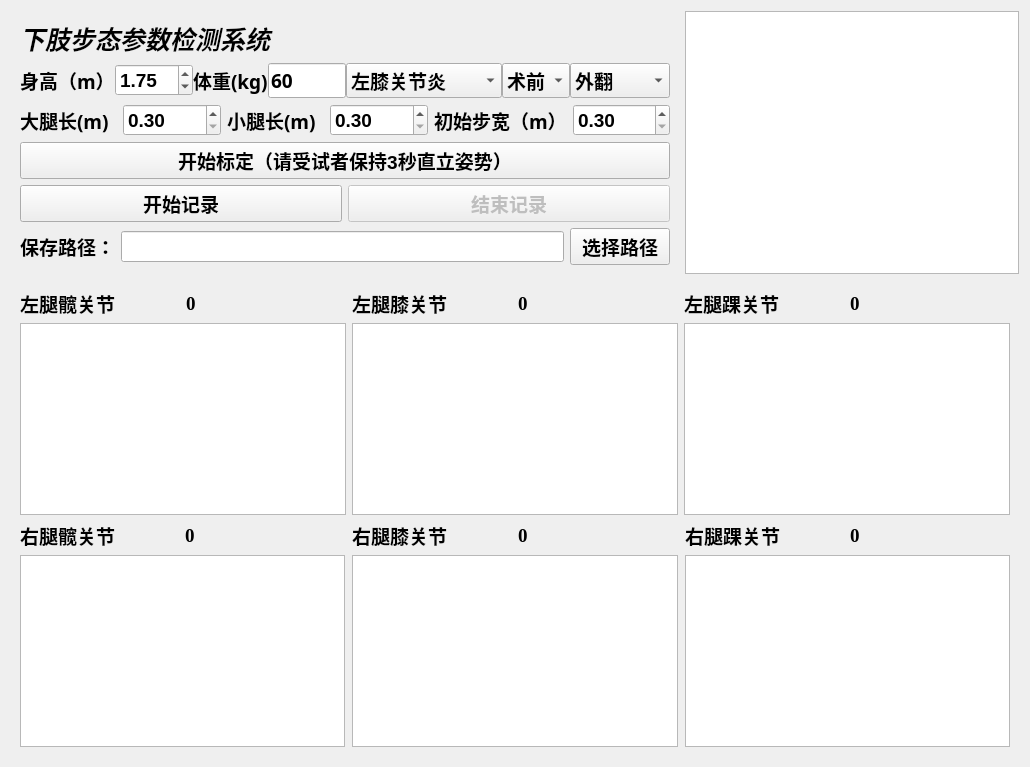
      <widget class="QWidget" name="tab_3">
       <attribute name="title">
        <string>数据记录与保存</string>
       </attribute>
       <layout class="QGridLayout" name="gridLayout_5">
        <item row="0" column="0">
         <layout class="QHBoxLayout" name="horizontalLayout_33" stretch="14,7">
          <item>
           <widget class="QWidget" name="widget_2" native="true">
            <property name="sizePolicy">
             <sizepolicy hsizetype="Minimum" vsizetype="Preferred">
              <horstretch>0</horstretch>
              <verstretch>0</verstretch>
             </sizepolicy>
            </property>
            <property name="minimumSize">
             <size>
              <width>500</width>
              <height>0</height>
             </size>
            </property>
            <property name="font">
             <font>
              <pointsize>14</pointsize>
              <weight>75</weight>
              <bold>true</bold>
             </font>
            </property>
            <layout class="QGridLayout" name="gridLayout_6">
             <item row="0" column="0">
              <widget class="QLabel" name="label_calculation">
               <property name="sizePolicy">
                <sizepolicy hsizetype="Minimum" vsizetype="Preferred">
                 <horstretch>0</horstretch>
                 <verstretch>0</verstretch>
                </sizepolicy>
               </property>
               <property name="minimumSize">
                <size>
                 <width>480</width>
                 <height>0</height>
                </size>
               </property>
               <property name="maximumSize">
                <size>
                 <width>16777215</width>
                 <height>60</height>
                </size>
               </property>
               <property name="font">
                <font>
                 <family>黑体</family>
                 <pointsize>19</pointsize>
                 <weight>75</weight>
                 <italic>true</italic>
                 <bold>true</bold>
                </font>
               </property>
               <property name="text">
                <string>下肢步态参数检测系统</string>
               </property>
              </widget>
             </item>
             <item row="6" column="0">
              <layout class="QHBoxLayout" name="horizontalLayout_28">
               <item>
                <widget class="QLabel" name="label">
                 <property name="font">
                  <font>
                   <pointsize>14</pointsize>
                   <weight>75</weight>
                   <bold>true</bold>
                  </font>
                 </property>
                 <property name="text">
                  <string>保存路径：</string>
                 </property>
                </widget>
               </item>
               <item>
                <widget class="QLineEdit" name="lineEdit_save_path">
                 <property name="font">
                  <font>
                   <pointsize>14</pointsize>
                   <weight>75</weight>
                   <bold>true</bold>
                  </font>
                 </property>
                </widget>
               </item>
               <item>
                <widget class="QPushButton" name="pushButton_select_path">
                 <property name="minimumSize">
                  <size>
                   <width>100</width>
                   <height>0</height>
                  </size>
                 </property>
                 <property name="font">
                  <font>
                   <pointsize>14</pointsize>
                   <weight>75</weight>
                   <bold>true</bold>
                  </font>
                 </property>
                 <property name="text">
                  <string>选择路径</string>
                 </property>
                </widget>
               </item>
              </layout>
             </item>
             <item row="4" column="0">
              <widget class="QPushButton" name="pushButton_standard">
               <property name="sizePolicy">
                <sizepolicy hsizetype="Minimum" vsizetype="Expanding">
                 <horstretch>0</horstretch>
                 <verstretch>0</verstretch>
                </sizepolicy>
               </property>
               <property name="minimumSize">
                <size>
                 <width>460</width>
                 <height>0</height>
                </size>
               </property>
               <property name="maximumSize">
                <size>
                 <width>16777215</width>
                 <height>45</height>
                </size>
               </property>
               <property name="font">
                <font>
                 <pointsize>14</pointsize>
                 <weight>75</weight>
                 <bold>true</bold>
                </font>
               </property>
               <property name="text">
                <string>开始标定（请受试者保持3秒直立姿势）</string>
               </property>
              </widget>
             </item>
             <item row="5" column="0">
              <layout class="QHBoxLayout" name="horizontalLayout_29">
               <item>
                <widget class="QPushButton" name="pushButton_begin_record">
                 <property name="sizePolicy">
                  <sizepolicy hsizetype="Minimum" vsizetype="Preferred">
                   <horstretch>0</horstretch>
                   <verstretch>0</verstretch>
                  </sizepolicy>
                 </property>
                 <property name="minimumSize">
                  <size>
                   <width>230</width>
                   <height>0</height>
                  </size>
                 </property>
                 <property name="maximumSize">
                  <size>
                   <width>16777215</width>
                   <height>40</height>
                  </size>
                 </property>
                 <property name="font">
                  <font>
                   <pointsize>14</pointsize>
                   <weight>75</weight>
                   <bold>true</bold>
                  </font>
                 </property>
                 <property name="text">
                  <string>开始记录</string>
                 </property>
                </widget>
               </item>
               <item>
                <widget class="QPushButton" name="pushButton_end_record">
                 <property name="enabled">
                  <bool>false</bool>
                 </property>
                 <property name="sizePolicy">
                  <sizepolicy hsizetype="Minimum" vsizetype="Preferred">
                   <horstretch>0</horstretch>
                   <verstretch>0</verstretch>
                  </sizepolicy>
                 </property>
                 <property name="minimumSize">
                  <size>
                   <width>230</width>
                   <height>0</height>
                  </size>
                 </property>
                 <property name="maximumSize">
                  <size>
                   <width>16777215</width>
                   <height>40</height>
                  </size>
                 </property>
                 <property name="font">
                  <font>
                   <pointsize>14</pointsize>
                   <weight>75</weight>
                   <bold>true</bold>
                  </font>
                 </property>
                 <property name="text">
                  <string>结束记录</string>
                 </property>
                </widget>
               </item>
              </layout>
             </item>
             <item row="2" column="0">
              <layout class="QHBoxLayout" name="horizontalLayout_32" stretch="1,2,1,2,4,1,1">
               <property name="spacing">
                <number>0</number>
               </property>
               <item>
                <widget class="QLabel" name="label_height">
                 <property name="font">
                  <font>
                   <family>宋体</family>
                   <pointsize>14</pointsize>
                   <weight>75</weight>
                   <bold>true</bold>
                  </font>
                 </property>
                 <property name="text">
                  <string>身高（m）</string>
                 </property>
                </widget>
               </item>
               <item>
                <widget class="QDoubleSpinBox" name="doubleSpinBox_height">
                 <property name="font">
                  <font>
                   <pointsize>14</pointsize>
                   <weight>75</weight>
                   <bold>true</bold>
                  </font>
                 </property>
                 <property name="focusPolicy">
                  <enum>Qt::NoFocus</enum>
                 </property>
                 <property name="minimum">
                  <double>1.000000000000000</double>
                 </property>
                 <property name="maximum">
                  <double>2.500000000000000</double>
                 </property>
                 <property name="singleStep">
                  <double>0.010000000000000</double>
                 </property>
                 <property name="value">
                  <double>1.750000000000000</double>
                 </property>
                </widget>
               </item>
               <item>
                <widget class="QLabel" name="label_weight">
                 <property name="font">
                  <font>
                   <family>宋体</family>
                   <pointsize>14</pointsize>
                   <weight>75</weight>
                   <bold>true</bold>
                  </font>
                 </property>
                 <property name="text">
                  <string>体重(kg)</string>
                 </property>
                </widget>
               </item>
               <item>
                <widget class="QLineEdit" name="lineEdit">
                 <property name="font">
                  <font>
                   <family>宋体</family>
                   <pointsize>14</pointsize>
                   <weight>75</weight>
                   <bold>true</bold>
                  </font>
                 </property>
                 <property name="text">
                  <string>60</string>
                 </property>
                 <property name="maxLength">
                  <number>32768</number>
                 </property>
                </widget>
               </item>
               <item>
                <widget class="QComboBox" name="comboBox_OAKnee">
                 <property name="sizePolicy">
                  <sizepolicy hsizetype="Minimum" vsizetype="Maximum">
                   <horstretch>0</horstretch>
                   <verstretch>0</verstretch>
                  </sizepolicy>
                 </property>
                 <property name="minimumSize">
                  <size>
                   <width>100</width>
                   <height>0</height>
                  </size>
                 </property>
                 <property name="font">
                  <font>
                   <family>宋体</family>
                   <pointsize>14</pointsize>
                   <weight>75</weight>
                   <bold>true</bold>
                  </font>
                 </property>
                 <property name="iconSize">
                  <size>
                   <width>20</width>
                   <height>16</height>
                  </size>
                 </property>
                 <item>
                  <property name="text">
                   <string>左膝关节炎</string>
                  </property>
                 </item>
                 <item>
                  <property name="text">
                   <string>右膝关节炎</string>
                  </property>
                 </item>
                </widget>
               </item>
               <item>
                <widget class="QComboBox" name="comboBox_OATime">
                 <property name="sizePolicy">
                  <sizepolicy hsizetype="Minimum" vsizetype="Maximum">
                   <horstretch>0</horstretch>
                   <verstretch>0</verstretch>
                  </sizepolicy>
                 </property>
                 <property name="font">
                  <font>
                   <family>宋体</family>
                   <pointsize>14</pointsize>
                   <weight>75</weight>
                   <bold>true</bold>
                  </font>
                 </property>
                 <item>
                  <property name="text">
                   <string>术前</string>
                  </property>
                 </item>
                 <item>
                  <property name="text">
                   <string>术后</string>
                  </property>
                 </item>
                </widget>
               </item>
               <item>
                <widget class="QComboBox" name="comboBox_OAShape">
                 <property name="sizePolicy">
                  <sizepolicy hsizetype="Minimum" vsizetype="Maximum">
                   <horstretch>0</horstretch>
                   <verstretch>0</verstretch>
                  </sizepolicy>
                 </property>
                 <property name="minimumSize">
                  <size>
                   <width>100</width>
                   <height>0</height>
                  </size>
                 </property>
                 <property name="font">
                  <font>
                   <family>宋体</family>
                   <pointsize>14</pointsize>
                   <weight>75</weight>
                   <bold>true</bold>
                  </font>
                 </property>
                 <property name="iconSize">
                  <size>
                   <width>20</width>
                   <height>16</height>
                  </size>
                 </property>
                 <item>
                  <property name="text">
                   <string>外翻</string>
                  </property>
                 </item>
                 <item>
                  <property name="text">
                   <string>内翻</string>
                  </property>
                 </item>
                 <item>
                  <property name="text">
                   <string>中立</string>
                  </property>
                 </item>
                 <item>
                  <property name="text">
                   <string>屈曲挛缩</string>
                  </property>
                 </item>
                </widget>
               </item>
              </layout>
             </item>
             <item row="3" column="0">
              <layout class="QHBoxLayout" name="horizontalLayout_30">
               <item>
                <widget class="QLabel" name="label_thigh_length_2">
                 <property name="font">
                  <font>
                   <family>宋体</family>
                   <pointsize>14</pointsize>
                   <weight>75</weight>
                   <bold>true</bold>
                  </font>
                 </property>
                 <property name="text">
                  <string>大腿长(m)</string>
                 </property>
                </widget>
               </item>
               <item>
                <widget class="QDoubleSpinBox" name="doubleSpinBox_thigh_length_data">
                 <property name="font">
                  <font>
                   <pointsize>14</pointsize>
                   <weight>75</weight>
                   <bold>true</bold>
                  </font>
                 </property>
                 <property name="focusPolicy">
                  <enum>Qt::NoFocus</enum>
                 </property>
                 <property name="minimum">
                  <double>0.300000000000000</double>
                 </property>
                 <property name="maximum">
                  <double>1.000000000000000</double>
                 </property>
                 <property name="singleStep">
                  <double>0.010000000000000</double>
                 </property>
                </widget>
               </item>
               <item>
                <widget class="QLabel" name="label_right_swing_3">
                 <property name="font">
                  <font>
                   <family>宋体</family>
                   <pointsize>14</pointsize>
                   <weight>75</weight>
                   <bold>true</bold>
                  </font>
                 </property>
                 <property name="text">
                  <string>小腿长(m)</string>
                 </property>
                </widget>
               </item>
               <item>
                <widget class="QDoubleSpinBox" name="doubleSpinBox_shank_length_data">
                 <property name="font">
                  <font>
                   <pointsize>14</pointsize>
                   <weight>75</weight>
                   <bold>true</bold>
                  </font>
                 </property>
                 <property name="focusPolicy">
                  <enum>Qt::NoFocus</enum>
                 </property>
                 <property name="minimum">
                  <double>0.300000000000000</double>
                 </property>
                 <property name="maximum">
                  <double>1.000000000000000</double>
                 </property>
                 <property name="singleStep">
                  <double>0.010000000000000</double>
                 </property>
                </widget>
               </item>
               <item>
                <widget class="QLabel" name="label_thigh_length">
                 <property name="font">
                  <font>
                   <family>宋体</family>
                   <pointsize>14</pointsize>
                   <weight>75</weight>
                   <bold>true</bold>
                  </font>
                 </property>
                 <property name="text">
                  <string>初始步宽（m）</string>
                 </property>
                </widget>
               </item>
               <item>
                <widget class="QDoubleSpinBox" name="doubleSpinBox_leg_width">
                 <property name="font">
                  <font>
                   <pointsize>14</pointsize>
                   <weight>75</weight>
                   <bold>true</bold>
                  </font>
                 </property>
                 <property name="focusPolicy">
                  <enum>Qt::NoFocus</enum>
                 </property>
                 <property name="minimum">
                  <double>0.300000000000000</double>
                 </property>
                 <property name="maximum">
                  <double>1.000000000000000</double>
                 </property>
                 <property name="singleStep">
                  <double>0.010000000000000</double>
                 </property>
                </widget>
               </item>
              </layout>
             </item>
            </layout>
           </widget>
          </item>
          <item>
           <widget class="QGraphicsView" name="graphicsView">
            <property name="sizePolicy">
             <sizepolicy hsizetype="Expanding" vsizetype="Minimum">
              <horstretch>0</horstretch>
              <verstretch>0</verstretch>
             </sizepolicy>
            </property>
            <property name="minimumSize">
             <size>
              <width>0</width>
              <height>250</height>
             </size>
            </property>
            <property name="font">
             <font>
              <family>宋体</family>
              <pointsize>14</pointsize>
              <weight>75</weight>
              <bold>true</bold>
             </font>
            </property>
           </widget>
          </item>
         </layout>
        </item>
        <item row="1" column="0">
         <widget class="QWidget" name="widget" native="true">
          <property name="sizePolicy">
           <sizepolicy hsizetype="Preferred" vsizetype="Preferred">
            <horstretch>0</horstretch>
            <verstretch>0</verstretch>
           </sizepolicy>
          </property>
          <layout class="QGridLayout" name="gridLayout_4">
           <item row="0" column="0">
            <layout class="QHBoxLayout" name="horizontalLayout_9">
             <item>
              <layout class="QVBoxLayout" name="verticalLayout_19">
               <property name="spacing">
                <number>5</number>
               </property>
               <property name="bottomMargin">
                <number>0</number>
               </property>
               <item>
                <layout class="QHBoxLayout" name="horizontalLayout_6">
                 <item>
                  <widget class="QLabel" name="label_angle_left_hip">
                   <property name="sizePolicy">
                    <sizepolicy hsizetype="Preferred" vsizetype="Preferred">
                     <horstretch>0</horstretch>
                     <verstretch>0</verstretch>
                    </sizepolicy>
                   </property>
                   <property name="font">
                    <font>
                     <pointsize>14</pointsize>
                     <weight>75</weight>
                     <bold>true</bold>
                    </font>
                   </property>
                   <property name="text">
                    <string>左腿髋关节</string>
                   </property>
                  </widget>
                 </item>
                 <item>
                  <widget class="QLabel" name="label_angle_left_hip_data">
                   <property name="font">
                    <font>
                     <family>Times New Roman</family>
                     <pointsize>14</pointsize>
                     <weight>75</weight>
                     <bold>true</bold>
                    </font>
                   </property>
                   <property name="text">
                    <string>0</string>
                   </property>
                  </widget>
                 </item>
                </layout>
               </item>
               <item>
                <widget class="QGraphicsView" name="graphicsView_left_hip"/>
               </item>
              </layout>
             </item>
             <item>
              <layout class="QVBoxLayout" name="verticalLayout_18">
               <property name="spacing">
                <number>5</number>
               </property>
               <item>
                <layout class="QHBoxLayout" name="horizontalLayout_7">
                 <item>
                  <widget class="QLabel" name="label_angle_left_knee">
                   <property name="sizePolicy">
                    <sizepolicy hsizetype="Preferred" vsizetype="Preferred">
                     <horstretch>0</horstretch>
                     <verstretch>0</verstretch>
                    </sizepolicy>
                   </property>
                   <property name="font">
                    <font>
                     <pointsize>14</pointsize>
                     <weight>75</weight>
                     <bold>true</bold>
                    </font>
                   </property>
                   <property name="text">
                    <string>左腿膝关节</string>
                   </property>
                  </widget>
                 </item>
                 <item>
                  <widget class="QLabel" name="label_angle_left_knee_data">
                   <property name="font">
                    <font>
                     <family>Times New Roman</family>
                     <pointsize>14</pointsize>
                     <weight>75</weight>
                     <bold>true</bold>
                    </font>
                   </property>
                   <property name="text">
                    <string>0</string>
                   </property>
                  </widget>
                 </item>
                </layout>
               </item>
               <item>
                <widget class="QGraphicsView" name="graphicsView_left_knee"/>
               </item>
              </layout>
             </item>
             <item>
              <layout class="QVBoxLayout" name="verticalLayout_17">
               <property name="spacing">
                <number>5</number>
               </property>
               <item>
                <layout class="QHBoxLayout" name="horizontalLayout_2">
                 <item>
                  <widget class="QLabel" name="label_angle_left_ankle">
                   <property name="sizePolicy">
                    <sizepolicy hsizetype="Preferred" vsizetype="Preferred">
                     <horstretch>0</horstretch>
                     <verstretch>0</verstretch>
                    </sizepolicy>
                   </property>
                   <property name="font">
                    <font>
                     <family>宋体</family>
                     <pointsize>14</pointsize>
                     <weight>75</weight>
                     <bold>true</bold>
                    </font>
                   </property>
                   <property name="text">
                    <string>左腿踝关节</string>
                   </property>
                  </widget>
                 </item>
                 <item>
                  <widget class="QLabel" name="label_angle_left_ankle_data">
                   <property name="font">
                    <font>
                     <family>Times New Roman</family>
                     <pointsize>14</pointsize>
                     <weight>75</weight>
                     <bold>true</bold>
                    </font>
                   </property>
                   <property name="text">
                    <string>0</string>
                   </property>
                  </widget>
                 </item>
                </layout>
               </item>
               <item>
                <widget class="QGraphicsView" name="graphicsView_left_ankle">
                 <property name="sizePolicy">
                  <sizepolicy hsizetype="Expanding" vsizetype="Expanding">
                   <horstretch>0</horstretch>
                   <verstretch>0</verstretch>
                  </sizepolicy>
                 </property>
                </widget>
               </item>
              </layout>
             </item>
            </layout>
           </item>
           <item row="1" column="0">
            <layout class="QHBoxLayout" name="horizontalLayout_10">
             <property name="spacing">
              <number>7</number>
             </property>
             <item>
              <layout class="QVBoxLayout" name="verticalLayout_10">
               <property name="spacing">
                <number>5</number>
               </property>
               <item>
                <layout class="QHBoxLayout" name="horizontalLayout_3">
                 <item>
                  <widget class="QLabel" name="label_angle_right_hip">
                   <property name="sizePolicy">
                    <sizepolicy hsizetype="Preferred" vsizetype="Preferred">
                     <horstretch>0</horstretch>
                     <verstretch>0</verstretch>
                    </sizepolicy>
                   </property>
                   <property name="font">
                    <font>
                     <family>宋体</family>
                     <pointsize>14</pointsize>
                     <weight>75</weight>
                     <bold>true</bold>
                    </font>
                   </property>
                   <property name="text">
                    <string>右腿髋关节</string>
                   </property>
                  </widget>
                 </item>
                 <item>
                  <widget class="QLabel" name="label_angle_right_hip_data">
                   <property name="font">
                    <font>
                     <family>Times New Roman</family>
                     <pointsize>14</pointsize>
                     <weight>75</weight>
                     <bold>true</bold>
                    </font>
                   </property>
                   <property name="text">
                    <string>0</string>
                   </property>
                  </widget>
                 </item>
                </layout>
               </item>
               <item>
                <widget class="QGraphicsView" name="graphicsView_right_hip"/>
               </item>
              </layout>
             </item>
             <item>
              <layout class="QVBoxLayout" name="verticalLayout_15">
               <property name="spacing">
                <number>5</number>
               </property>
               <item>
                <layout class="QHBoxLayout" name="horizontalLayout_4">
                 <item>
                  <widget class="QLabel" name="label_angle_right_knee">
                   <property name="sizePolicy">
                    <sizepolicy hsizetype="Preferred" vsizetype="Preferred">
                     <horstretch>0</horstretch>
                     <verstretch>0</verstretch>
                    </sizepolicy>
                   </property>
                   <property name="font">
                    <font>
                     <pointsize>14</pointsize>
                     <weight>75</weight>
                     <bold>true</bold>
                    </font>
                   </property>
                   <property name="text">
                    <string>右腿膝关节</string>
                   </property>
                  </widget>
                 </item>
                 <item>
                  <widget class="QLabel" name="label_angle_right_knee_data">
                   <property name="font">
                    <font>
                     <family>Times New Roman</family>
                     <pointsize>14</pointsize>
                     <weight>75</weight>
                     <bold>true</bold>
                    </font>
                   </property>
                   <property name="text">
                    <string>0</string>
                   </property>
                  </widget>
                 </item>
                </layout>
               </item>
               <item>
                <widget class="QGraphicsView" name="graphicsView_right_knee"/>
               </item>
              </layout>
             </item>
             <item>
              <layout class="QVBoxLayout" name="verticalLayout_16">
               <property name="spacing">
                <number>5</number>
               </property>
               <item>
                <layout class="QHBoxLayout" name="horizontalLayout_5">
                 <item>
                  <widget class="QLabel" name="label_angle_right_ankle">
                   <property name="sizePolicy">
                    <sizepolicy hsizetype="Preferred" vsizetype="Preferred">
                     <horstretch>0</horstretch>
                     <verstretch>0</verstretch>
                    </sizepolicy>
                   </property>
                   <property name="font">
                    <font>
                     <pointsize>14</pointsize>
                     <weight>75</weight>
                     <bold>true</bold>
                    </font>
                   </property>
                   <property name="text">
                    <string>右腿踝关节</string>
                   </property>
                  </widget>
                 </item>
                 <item>
                  <widget class="QLabel" name="label_angle_right_ankle_data">
                   <property name="font">
                    <font>
                     <family>Times New Roman</family>
                     <pointsize>14</pointsize>
                     <weight>75</weight>
                     <bold>true</bold>
                    </font>
                   </property>
                   <property name="text">
                    <string>0</string>
                   </property>
                  </widget>
                 </item>
                </layout>
               </item>
               <item>
                <widget class="QGraphicsView" name="graphicsView_right_ankle"/>
               </item>
              </layout>
             </item>
            </layout>
           </item>
          </layout>
         </widget>
        </item>
       </layout>
      </widget>
